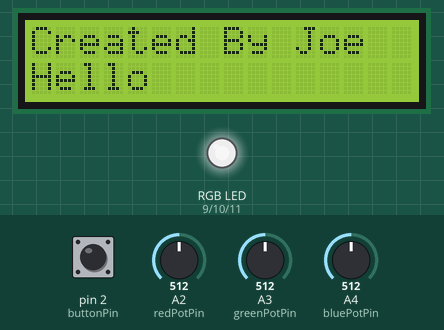
This sketch was run on a simulated Arduino Uno, built with avr-gcc and run on an emulated ATmega328P. Shown: 16×2 character LCD, an RGB LED mixed from three pins (HIGH = lit). Inputs (shaded band) come from the test bench; at power-on: pin 2 (buttonPin) LOW, A2 (redPotPin) = 512, A3 (greenPotPin) = 512, A4 (bluePotPin) = 512. Dim RGB values are drawn brighter than linear; what the sketch prints to the serial monitor is not drawn.

Above: at 3.7 s.
3.8 s: pin 2 (buttonPin) pulled HIGH for 0.15 s
At 4.33 s:
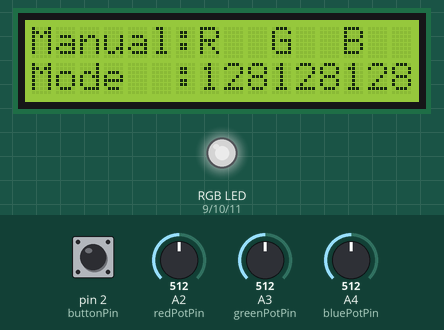
6.0 s: A2 (redPotPin) set to 1023
At 6.2 s:
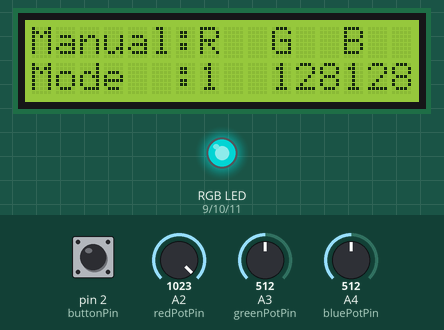
8.3 s: pin 2 (buttonPin) pulled HIGH for 3.2 s
At 12.7 s:
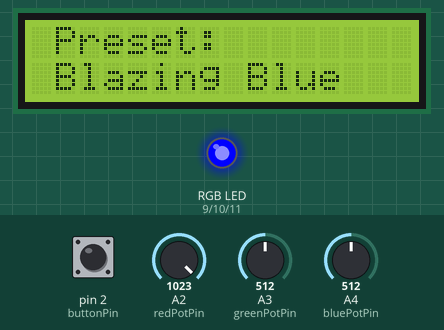
13.0 s: pin 2 (buttonPin) pulled HIGH for 1 s
At 15.1 s:
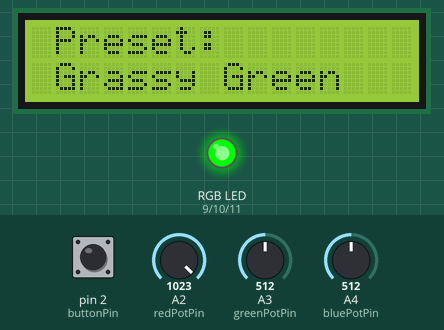
15.5 s: pin 2 (buttonPin) pulled HIGH for 0.15 s
At 17.0 s:
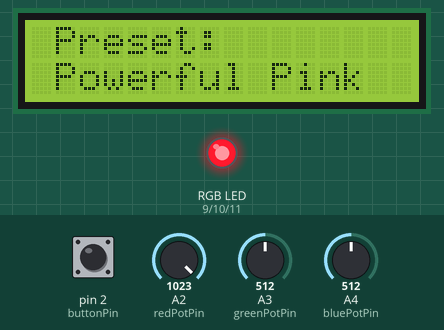
17.3 s: pin 2 (buttonPin) pulled HIGH for 0.15 s
At 17.89 s:
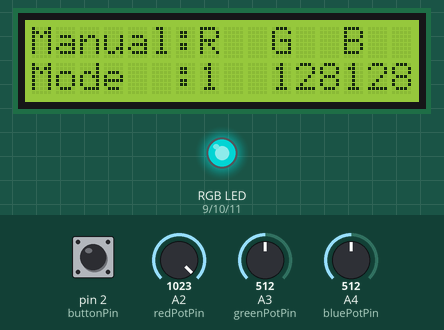
Timing chart, 0 to 20.1 s (numbered marks = the images above; inputs shaded):
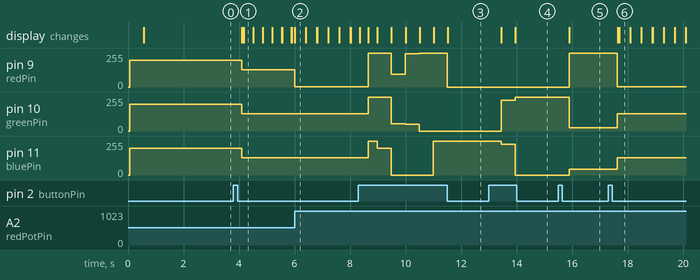

The sketch:

ProjectXYZ.ino
```cpp
/*
  LiquidCrystal
 * LCD Pin 1 to Ground
 * LCD Pin 2 to +5V
 * LCD VO pin 3 to wiper
 * LCD RS(pin 4) to digital pin 12
 * LCD R/W (pin 5) to ground
 * LCD Enable(pin 6) to digital pin 13
 * LCD D4 pin to digital pin 8
 * LCD D5 pin to digital pin 7
 * LCD D6 pin to digital pin 6
 * LCD D7 pin to digital pin 5
 * LCD D15 to Ground
 * LCD D16 to Red Pin
 * LCD D17 to Green
 * LCD D18 to Blue
 * 10K resistor:
 http://www.arduino.cc/en/Tutorial/LiquidCrystal
 https://www.sparkfun.com/products/10862
*/
// LCD include the library code:
#include <LiquidCrystal.h>

// LCD initialize the library with the numbers of the interface pins
LiquidCrystal lcd(12, 13, 8, 7, 6, 5);

//Push Button this constant won't change:
const int  buttonPin = 2;    // the pin that the pushbutton is attached to

//LED Pins used for PWM
const int redPin = 9;
const int greenPin = 10;
const int bluePin = 11;

//Pins used for 10K pots
const int redPotPin = A2;
const int greenPotPin = A3;
const int bluePotPin = A4;

//Int of Pot Value changed into RGB 0-255
int currentColorValueRed;
int currentColorValueGreen;
int currentColorValueBlue;

//Button
int val = LOW; // variable to read button pin value
int sequence = 0; // variable to hold current sequence

//crossFader
int RedVal=1;
int BlueVal=1;
int GreenVal=1;
int i=1;

void setup() {
//LCD set up the LCD's number of columns and rows:
  lcd.begin(16, 2);

//Main led out
  pinMode(redPin, OUTPUT);
  pinMode(greenPin, OUTPUT);
  pinMode(bluePin, OUTPUT);

//button setup
  pinMode(buttonPin, INPUT);
  Serial.begin(9600);   // view serial output to debug button counter

//Begin Hello Message
 analogWrite(bluePin, 200);  //color LCD
 analogWrite(redPin, 200);
 analogWrite(greenPin, 200);
 lcd.setCursor(0,0);
 lcd.print("Created By Joe");
 delay(500);
 lcd.setCursor(0,1);
 lcd.print("Hello");
 delay(2000);
}

void loop() {
      val = digitalRead(buttonPin);
        if(val == HIGH)
        {
            if(sequence == 11) // if sequence is at 11 already, make it 1 again
            {
               sequence = 1;
            } else
                {
                  sequence++; // otherwise go to the next sequence
                }
          Serial.print(val);

                delay(300);  // we need this here to ensure that only one button press is registered
                             // otherwise sequence is very quickly incremented and the circuit doesn't work
                             // if you don't understand what I mean, remove this delay and try it...


      }

         switch(sequence)
                 {
                     case 1:
                     //Manual Mode
                     manualControl();

                     break;

                     case 2:
                     crossFader();
                     break;

                     case 3:
                     colorOn();
                     break;

                     case 4:
                     colorYellow();
                     break;

                     case 5:
                     colorAmber();
                     break;

                     case 6:
                     colorRed();
                     break;

                     case 7:
                     colorViolet();
                     break;

                     case 8:
                     colorBlue();
                     break;

                     case 9:
                     colorTeal();
                     break;

                     case 10:
                     colorGreen();
                     break;

                     case 11:
                     colorPink();
                     break;
                 }
}

void colorOn(){
  analogWrite(redPin, 255);
  analogWrite(greenPin, 255);
  analogWrite(bluePin, 200);
  lcd.clear();
  lcd.setCursor(1, 0);
  lcd.print("Preset:");
  lcd.setCursor(1, 1);
  lcd.print("Cold White");
  delay(200);
  Serial.print("Color On");
  Serial.println("");
}
void colorRed(){
  analogWrite(redPin, 255);
  analogWrite(greenPin, 0);
  analogWrite(bluePin, 0);
  lcd.clear();
  lcd.setCursor(1, 0);
  lcd.print("Preset:");
  lcd.setCursor(1, 1);
  lcd.print("Racing Red");
  delay(200);
  Serial.print("Running Red");
  Serial.println("");
}
void colorGreen(){
  analogWrite(redPin, 0);
  analogWrite(greenPin, 255);
  analogWrite(bluePin, 0);
  lcd.clear();
  lcd.setCursor(1, 0);
  lcd.print("Preset:");
  lcd.setCursor(1, 1);
  lcd.print("Grassy Green");
  delay(200);
  Serial.print("Gia Green");
  Serial.println("");
}
void colorBlue(){
  analogWrite(redPin, 0);
  analogWrite(greenPin, 0);
  analogWrite(bluePin, 255);
  lcd.clear();
  lcd.setCursor(1, 0);
  lcd.print("Preset:");
  lcd.setCursor(1, 1);
  lcd.print("Blazing Blue");
  delay(200);
  Serial.print("Blue");
  Serial.println("");
}
void colorPink(){
 analogWrite(redPin, 255);
  analogWrite(greenPin, 25);
  analogWrite(bluePin, 45);
  lcd.clear();
  lcd.setCursor(1, 0);
  lcd.print("Preset:");
  lcd.setCursor(1, 1);
  lcd.print("Powerful Pink");
  delay(200);
  Serial.print("Power Pink");
  Serial.println("");

}
void colorViolet(){
  analogWrite(redPin, 255);
  analogWrite(greenPin, 0);
  analogWrite(bluePin, 255);
  lcd.clear();
  lcd.setCursor(1, 0);
  lcd.print("Preset:");
  lcd.setCursor(1, 1);
  lcd.print("Pretty Purple");
  delay(200);
  Serial.print("Purple Nurple");
  Serial.println("");
}
void colorTeal(){
  analogWrite(redPin, 0);
  analogWrite(greenPin, 230);
  analogWrite(bluePin, 230);
  lcd.clear();
  lcd.setCursor(1, 0);
  lcd.print("Preset:");
  lcd.setCursor(1, 1);
  lcd.print("Real Teal");
  delay(200);
  Serial.print("Teal");
  Serial.println("");
}

void colorYellow(){
  analogWrite(redPin, 95);
  analogWrite(greenPin, 55);
  analogWrite(bluePin, 0);
  lcd.clear();
  lcd.setCursor(1, 0);
  lcd.print("Preset:");
  lcd.setCursor(1, 1);
  lcd.print("Yelling Yellow");
  delay(200);
  Serial.print("Yellow");
  Serial.println("");
}
void colorAmber(){
  analogWrite(redPin, 250);
  analogWrite(greenPin, 50);
  analogWrite(bluePin, 0);
  lcd.clear();
  lcd.setCursor(1, 0);
  lcd.print("Preset:");
  lcd.setCursor(1, 1);
  lcd.print("Awesome Amber");
  delay(200);
  Serial.print("Teal");
  Serial.println("");
}

void manualControl() {
// Read the voltage on each analog pin then scale down to 0-255 and inverting the value for common anode
  currentColorValueRed = (255 - map( analogRead(redPotPin), 0, 1024, 0, 255 ) );
  currentColorValueBlue = (255 - map( analogRead(bluePotPin), 0, 1024, 0, 255 ) );
  currentColorValueGreen = (255 - map( analogRead(greenPotPin), 0, 1024, 0, 255 ) );

// Write the color to each pin using PWM and the value gathered above
  analogWrite(redPin, currentColorValueRed);
  analogWrite(bluePin, currentColorValueBlue);
  analogWrite(greenPin, currentColorValueGreen);

// set the cursor to column 0, line 1
  lcd.setCursor(0, 0);
  lcd.print("Manual:");
  lcd.setCursor(0, 1);
  lcd.print ("Mode  :");

// set the cursor to column 5, line 1
  lcd.setCursor(7, 0);
  lcd.print("R");
  lcd.setCursor(7, 1);
  lcd.print(currentColorValueRed);

// set the cursor to column 11, line 1
  lcd.setCursor(10,0);
  lcd.print("G");
  lcd.setCursor(10, 1);
  lcd.print(currentColorValueGreen);
// set the cursor to column 11, line 1
  lcd.setCursor(13,0);
  lcd.print("B");
  lcd.setCursor(13, 1);
  lcd.print(currentColorValueBlue);
  delay(50);
  lcd.clear();

  Serial.print("Manual");
      Serial.println("");
}

void crossFader() {

  analogWrite(redPin,255-RedVal);
  analogWrite(bluePin,255-BlueVal);
  analogWrite(greenPin,255-GreenVal);

  RedVal =((i<255)*i)+((i>=255)*255)+((i>511)*(512-i))+((i>766)*(i-766))+((i>=1276)*(i-1276))+((i>1530)*(1530-i))+((i>1786)*(1786-i));
  GreenVal =(i<256)*(1)+(i>255)*(i-255)+(i>510)*(510-i)+(i>1020)*(1020-i)+(i>1274)*(i-1274)+(i>1530)*(i-1531)+(i>1785)*(3571-(2*i));
  BlueVal =(i<764)*(1)+(i>765)*(i-765)+(i>1020)*(1020-i)+(i>1786)*(1786-i);

  if(i>2040){
   i = 1;
  }

  i++;
    Serial.print("crossFader");
    Serial.println("");

  lcd.clear();
  lcd.setCursor(0, 0);
  lcd.print("Crossfader:");
  lcd.setCursor(0, 1);
  lcd.print(">--->--->--->--->");
  delay(20);
 }
```

Measured:
- after the input at 3.8 s, pin 9 (redPin), pin 10 (greenPin), pin 11 (bluePin): 200/255 → 128/255 after 0.30 s; the display: first changes after 0.31 s (image 1 shows a later state)
- after the input at 6.0 s, pin 9 (redPin): 128/255 → 1/255 at once; the display: changes at once (image 2)
- after the input at 8.3 s, pin 9 (redPin): 1/255 → 254/255 after 0.35 s, → 255/255 0.33 s later, → 95/255 0.50 s later, → 250/255 0.51 s later, … (6 changes in this stretch); pin 10 (greenPin): 128/255 → 254/255 after 0.35 s, → 255/255 0.33 s later, → 55/255 0.50 s later, → 50/255 0.51 s later, … (5 changes in this stretch)
- after the input at 13.0 s, pin 10 (greenPin): 0/255 → 230/255 after 0.45 s, → 255/255 0.50 s later; pin 11 (bluePin): 255/255 → 230/255 after 0.45 s, → 0/255 0.50 s later; the display: first changes after 0.45 s (image 4 shows a later state)
- after the input at 15.5 s, pin 9 (redPin): 0/255 → 255/255 after 0.39 s; pin 10 (greenPin): 255/255 → 25/255 after 0.39 s; pin 11 (bluePin): 0/255 → 45/255 after 0.39 s; the display: changes after 0.40 s (image 5)
- after the input at 17.3 s, pin 9 (redPin): 255/255 → 1/255 after 0.33 s; pin 10 (greenPin): 25/255 → 128/255 after 0.33 s; pin 11 (bluePin): 45/255 → 128/255 after 0.33 s; the display: first changes after 0.34 s (image 6 shows a later state)
